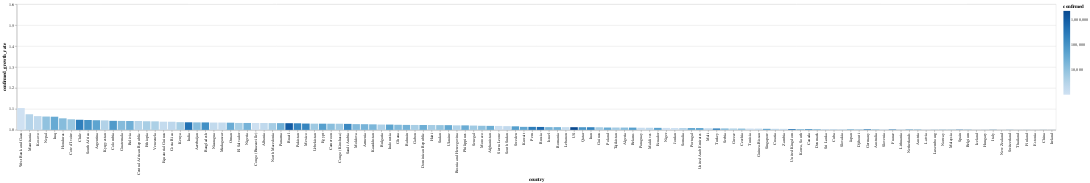

Source (notebook cell):
### Markdown cell above
# Tasa de contagios por país

El color corresponde con la cantidad de casos confirmados

### Code cell
today_df = global_df[
    (global_df.date == global_df.date.max()) & 
    (global_df.confirmed > 1000)
]


alt.Chart(today_df).mark_bar().encode(
    x=alt.X(
        'country', 
        sort=list(
            today_df.set_index('country')
                    .confirmed_growth_rate
                    .sort_values()
                    .index[::-1]
        )
    ),
    y=alt.X(
        'confirmed_growth_rate', 
        scale=alt.Scale(domain=[1, 1.6], clamp=True)
    ),
    color=alt.Color('confirmed', scale=alt.Scale(type='log')),
    tooltip=list(today_df.columns)
)
